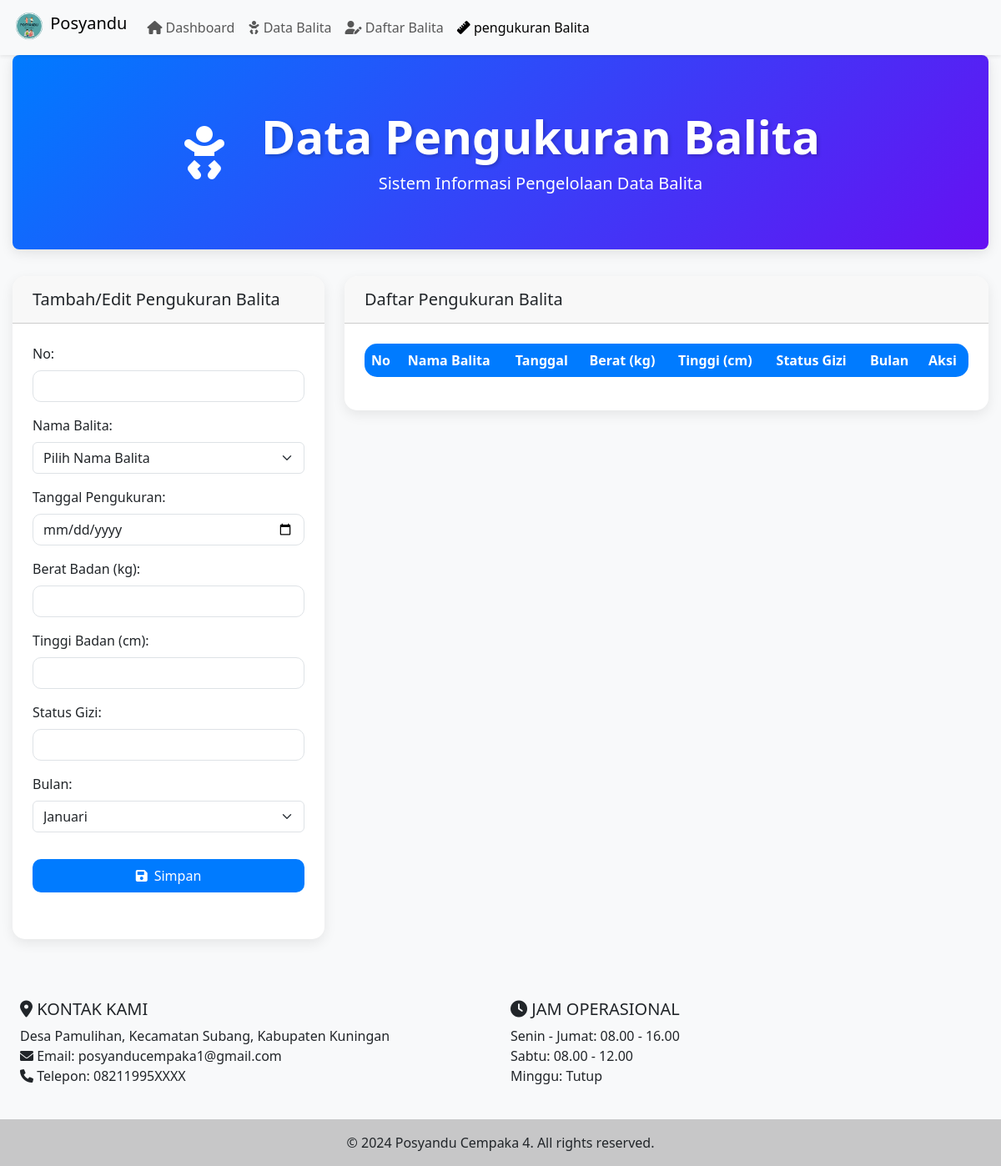
The page /Posyandu_4/balita_crud_p4.php (signed in) on the database as committed earlier.
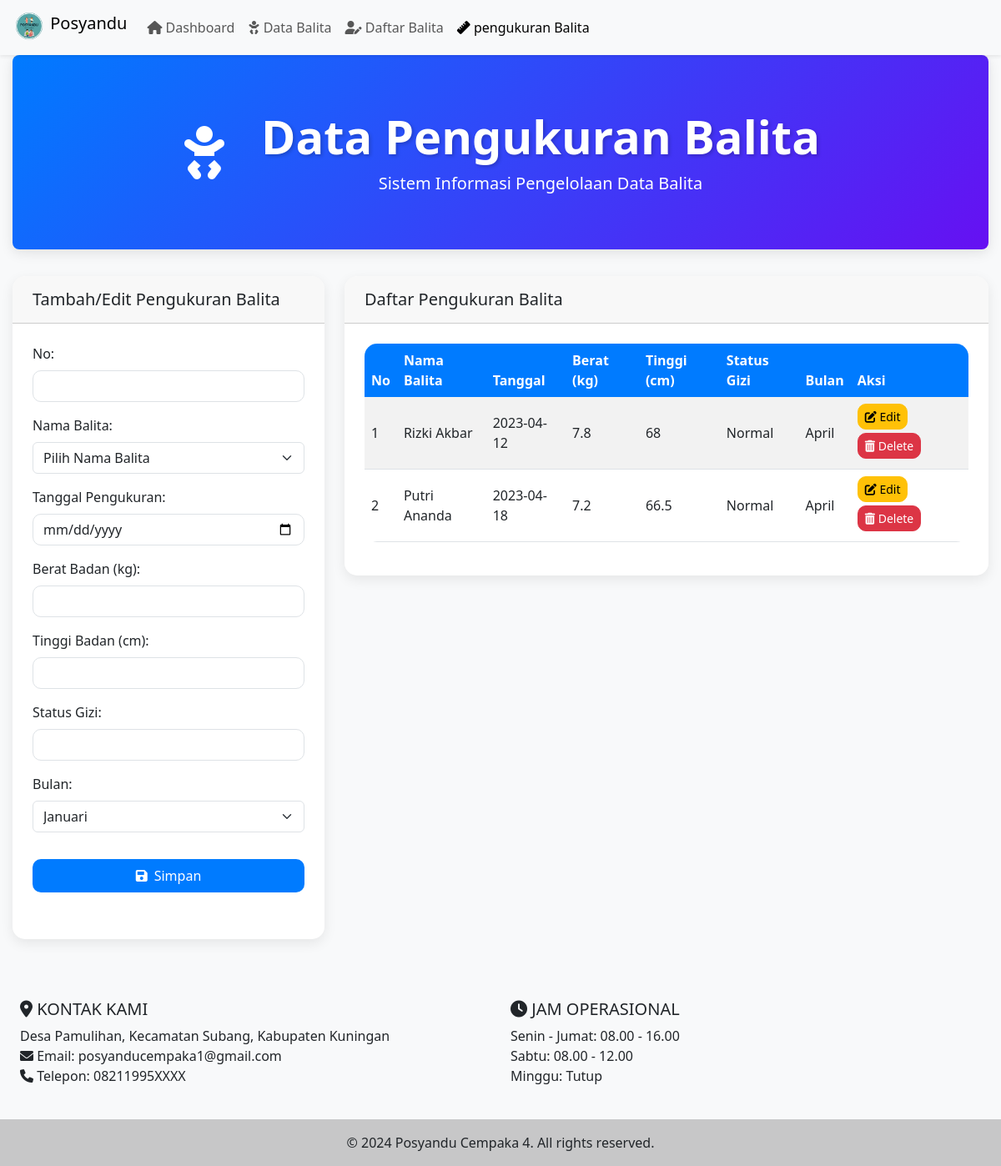
The same page on the database as committed later.
### tables this page shows
CREATE TABLE pengukuran_balita_4 (
    id_pengukuran INTEGER PRIMARY KEY AUTOINCREMENT,
    no INTEGER,
    id_balita INTEGER,
    tanggal_pengukuran DATE,
    berat_badan DECIMAL(5,2),
    tinggi_badan DECIMAL(5,2),
    status_gizi TEXT,
    bulan TEXT CHECK (bulan IN ('januari', 'februari', 'maret', 'april', 'mei', 'juni', 'juli', 'agustus', 'september', 'oktober', 'november', 'desember')),
    FOREIGN KEY (id_balita) REFERENCES balita_3(id_balita)
);

CREATE TABLE balita_4 (
    id_balita INTEGER PRIMARY KEY,
    no INTEGER,
    nama_balita TEXT,
    jenis_kelamin TEXT,
    nik TEXT,
    tanggal_lahir DATE,
    berat_badan_lahir INTEGER,
    nama_ayah TEXT,
    nama_ibu TEXT,
    alamat TEXT,
    status TEXT CHECK (status IN ('Aktif', 'Lulus', 'Keluar', 'Pindah', 'Meninggal', 'Tidak Aktif'))
);

### Posyandu_4/balita_crud_p4.php (the view, shortened to what the changed rows need)
<?php
require_once __DIR__ . '/../pos_4/header_balita_p4.php';
$pengukuran_balitas = $db->query("SELECT p.*, b.nama_balita FROM pengukuran_balita_4 p JOIN balita_4 b ON p.id_balita = b.id_balita ORDER BY p.no ASC")->fetchAll(PDO::FETCH_ASSOC);
?>
<!DOCTYPE html>
<html lang="id">
<head>
    <link href="https://cdn.jsdelivr.net/npm/bootstrap@5.3.0-alpha1/dist/css/bootstrap.min.css" rel="stylesheet">
    <link href="https://cdnjs.cloudflare.com/ajax/libs/font-awesome/6.0.0-beta3/css/all.min.css" rel="stylesheet">
</head>
<body>
<div class="container">
    <div class="jumbotron text-center">
        <div class="row align-items-center justify-content-center">
            <div class="col-auto">
                <h1 class="display-4">Data Pengukuran Balita</h1>
            </div>
        </div>
    </div>
</div>
<div class="container">
    <div class="row">
        <div class="col-lg-8">
            <div class="card animate-on-scroll">
                <div class="card-body">
                    <div class="table-responsive">
                        <table class="table table-striped table-hover">
                            <thead>
                                <tr>
                                    <th>No</th>
                                    <th>Nama Balita</th>
                                    <th>Tanggal</th>
                                    <th>Berat (kg)</th>
                                    <th>Tinggi (cm)</th>
                                    <th>Status Gizi</th>
                                    <th>Bulan</th>
                                    <th>Aksi</th>
                                </tr>
                            </thead>
                            <tbody>
                                <?php foreach ($pengukuran_balitas as $pengukuran): ?>
                                    <tr>
                                        <td><?php echo htmlspecialchars($pengukuran['no']); ?></td>
                                        <td><?php echo htmlspecialchars($pengukuran['nama_balita']); ?></td>
                                        <td><?php echo htmlspecialchars($pengukuran['tanggal_pengukuran']); ?></td>
                                        <td><?php echo htmlspecialchars($pengukuran['berat_badan']); ?></td>
                                        <td><?php echo htmlspecialchars($pengukuran['tinggi_badan']); ?></td>
                                        <td><?php echo htmlspecialchars($pengukuran['status_gizi']); ?></td>
                                        <td><?php echo htmlspecialchars(ucfirst($pengukuran['bulan'])); ?></td>
                                        <td>
                                            <a href="?edit=<?php echo $pengukuran['id_pengukuran']; ?>" class="btn btn-sm btn-warning mb-1">
                                                <i class="fas fa-edit"></i> Edit
                                            </a>
                                            <form method="post" style="display:inline;">
                                                <button type="submit" name="action" value="delete" class="btn btn-sm btn-danger mb-1" onclick="return confirm('Yakin ingin menghapus data ini?')">
                                                    <i class="fas fa-trash-alt"></i> Delete
                                                </button>
                                            </form>
                                        </td>
                                    </tr>
                                <?php endforeach; ?>
                            </tbody>
                        </table>
                    </div>
                </div>
            </div>
        </div>
    </div>
</div>
</body>
</html>
<?php require_once __DIR__ . '/../pos_4/footer_balita_p4.php'; ?>

Rows that differ between the two databases and show on the page:
added pengukuran_balita_4: no "1", balita_4.nama_balita "Rizki Akbar", tanggal_pengukuran "2023-04-12", berat_badan "7.8", tinggi_badan "68", status_gizi "Normal", bulan "April"
added pengukuran_balita_4: no "2", balita_4.nama_balita "Putri Ananda", tanggal_pengukuran "2023-04-18", berat_badan "7.2", tinggi_badan "66.5", status_gizi "Normal", bulan "April"
